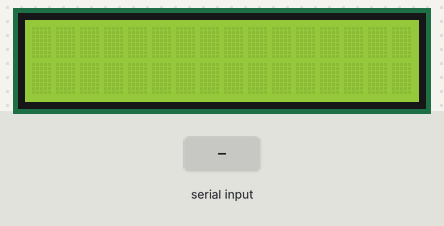
This sketch was run on a simulated Arduino Uno, built with avr-gcc and run on an emulated ATmega328P. On the bench: 16×2 character LCD. The test bench sets the inputs (shaded band).

Above: at 1.2 s.
1.3 s: "1-" received over Serial
At 3.1 s:
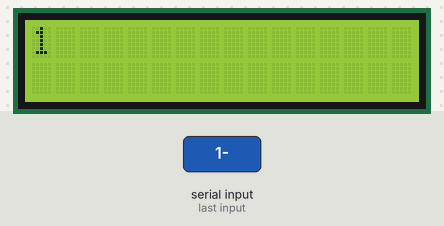
3.8 s: "0-" received over Serial
At 5.1 s:
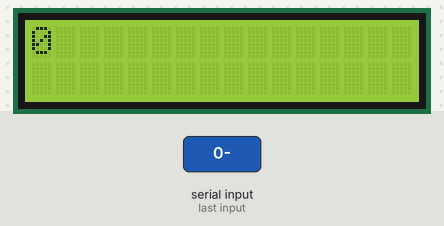
6.3 s: "2-" received over Serial
At 8.1 s:
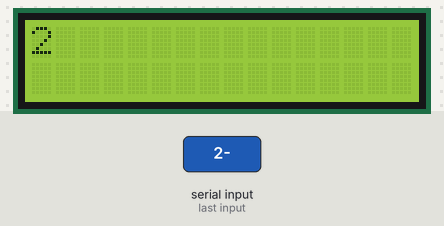
Timing chart, 0 to 9.6 s (numbered marks = the images above; inputs shaded):
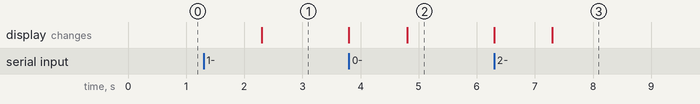

Measured:
- after the input at 1.3 s, the display: changes after 1.0 s (image 1)
- after the input at 3.8 s, the display: first changes at once (image 2 shows a later state)
- after the input at 6.3 s, the display: first changes at once (image 3 shows a later state)

The sketch:

ArduinoReceiver.ino
```cpp
// include the library code:
#include <LiquidCrystal.h>

// initialize the library with the numbers of the interface pins
LiquidCrystal lcd(12, 11, 5, 4, 3, 2);

void setup() {
  Serial.begin(9600);
  lcd.begin(16, 2);
}

void loop() {
  while (Serial.available() > 0) {
    lcd.clear();
    lcd.setCursor(0,0);
    String top = Serial.readStringUntil('-');
    String bottom = Serial.readStringUntil('-');
    lcd.print(top);
    lcd.setCursor(0,1);
    lcd.print(bottom);
  }

}
```
